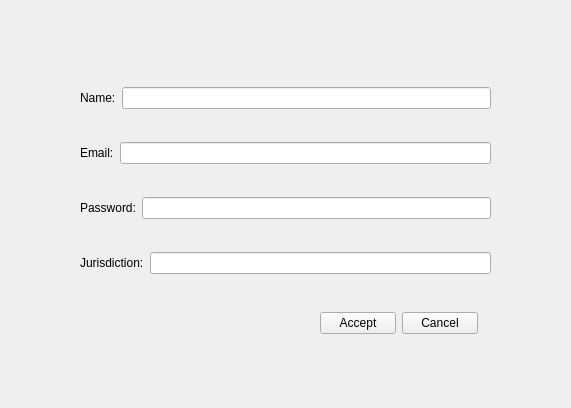
<?xml version="1.0" encoding="UTF-8"?>
<ui version="4.0">
 <class>requirement_form</class>
 <widget class="QWidget" name="requirement_form">
  <property name="geometry">
   <rect>
    <x>0</x>
    <y>0</y>
    <width>571</width>
    <height>408</height>
   </rect>
  </property>
  <property name="windowTitle">
   <string>Form</string>
  </property>
  <widget class="QWidget" name="layoutWidget">
   <property name="geometry">
    <rect>
     <x>80</x>
     <y>60</y>
     <width>411</width>
     <height>241</height>
    </rect>
   </property>
   <layout class="QVBoxLayout" name="verticalLayout">
    <item>
     <layout class="QHBoxLayout" name="horizontalLayout_4">
      <item>
       <widget class="QLabel" name="requirement_id_label">
        <property name="text">
         <string>Name:</string>
        </property>
       </widget>
      </item>
      <item>
       <widget class="QLineEdit" name="requirement_id_input"/>
      </item>
     </layout>
    </item>
    <item>
     <layout class="QHBoxLayout" name="horizontalLayout_3">
      <item>
       <widget class="QLabel" name="requirement_sec_label">
        <property name="text">
         <string>Email:</string>
        </property>
       </widget>
      </item>
      <item>
       <widget class="QLineEdit" name="requirement_def_input_2"/>
      </item>
     </layout>
    </item>
    <item>
     <layout class="QHBoxLayout" name="horizontalLayout_2">
      <item>
       <widget class="QLabel" name="requirement_sys_label">
        <property name="text">
         <string>Password:</string>
        </property>
       </widget>
      </item>
      <item>
       <widget class="QLineEdit" name="requirement_def_input_3"/>
      </item>
     </layout>
    </item>
    <item>
     <layout class="QHBoxLayout" name="horizontalLayout">
      <item>
       <widget class="QLabel" name="requirement_def_label">
        <property name="text">
         <string>Jurisdiction:</string>
        </property>
       </widget>
      </item>
      <item>
       <widget class="QLineEdit" name="requirement_def_input"/>
      </item>
     </layout>
    </item>
   </layout>
  </widget>
  <widget class="QWidget" name="layoutWidget">
   <property name="geometry">
    <rect>
     <x>320</x>
     <y>310</y>
     <width>158</width>
     <height>26</height>
    </rect>
   </property>
   <layout class="QHBoxLayout" name="horizontalLayout_5">
    <item>
     <widget class="QPushButton" name="accept_requirement">
      <property name="text">
       <string>Accept</string>
      </property>
     </widget>
    </item>
    <item>
     <widget class="QPushButton" name="cancel_requirement">
      <property name="text">
       <string>Cancel</string>
      </property>
     </widget>
    </item>
   </layout>
  </widget>
 </widget>
 <resources/>
 <connections/>
</ui>
